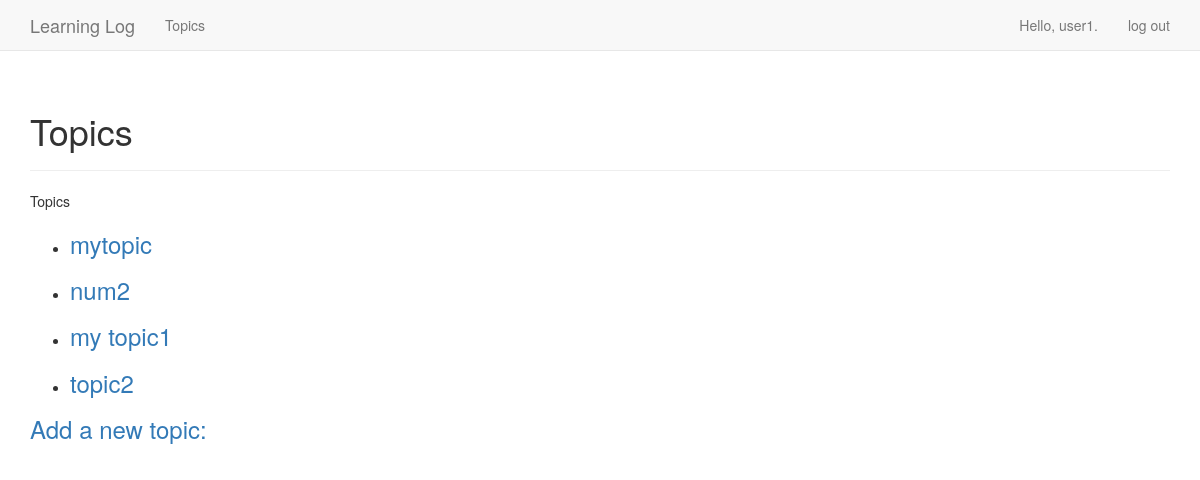
The page /topics/ (signed in) on the database its author committed.
### learn_logs/models.py (models this page shows)
class Topic(models.Model):
    text = models.CharField(max_length=200)
    date_added = models.DateTimeField(auto_now_add=True)
    owner = models.ForeignKey(User, on_delete=models.CASCADE)
    def __str__(self):
        if len(self.text) >= 50:
            return self.text[:50] + '...'
        else:
            return self.text

### learn_logs/views.py (the view)
# urls.py: url(r'^topics/$', views.topics, name='topics'),
@login_required
def topics(request):
    topics = Topic.objects.filter(owner=request.user).order_by('date_added')
    context = {'topics': topics}
    return render(request, 'learn_logs/topics.html', context)

### learn_logs/templates/learn_logs/topics.html
{% extends 'learn_logs/base.html' %}
{% block header %}
    <h1>Topics</h1>
{% endblock header %}
{% block content %}
<p>Topics</p>
<ul>
    {% for topic in topics %}
        <li>
            <h3>
                <a href="{% url 'learn_logs:topic' topic.id %}">{{ topic }}</a>
            </h3>
        </li>
    {% empty %}
        <li>No topics have been added yet.</li>
    {% endfor %}
</ul>
<h3><a href="{% url 'learn_logs:new_topic' %}">Add a new topic: </a></h3>
{% endblock content %}

### learn_logs/templates/learn_logs/base.html (shortened to what this page needs)
{% load bootstrap3 %}
<!DOCTYPE html>
<html lang='en'>
    <head>
        {% bootstrap_css %}
    </head>
    <body>
        <nav class="navbar navbar-default navbar-static-top">
            <div class="container">
                <div class="navbar-header">
                    <a class="navbar-brand" href="{% url 'learn_logs:index' %}">
                        Learning Log
                    </a>
                </div>
                <div id="navbar" class="navbar-collapse collapse">
                    <ul class="nav navbar-nav">
                        <li><a href="{% url 'learn_logs:topics' %}">Topics</a></li>
                    </ul>
                    <ul class="nav navbar-nav navbar-right">
                      {% if user.is_authenticated %}
                        <li><a>Hello, {{ user.username }}.</a></li>
                        <li><a href="{% url 'users:logout' %}">log out</a></li>
                      {% else %}
                        <li><a href="{% url 'users:register'%}">register</a></li>
                        <li><a href="{% url 'users:login'%}">log in</a></li>
                      {% endif %}
                    </ul>
                </div>
            </div>
        </nav>
        <div class="container">
            <div class="page-header">
                {% block header %}{% endblock header %}
            </div>
            <div>
                {% block content %}{% endblock %}
            </div>
        </div>
    </body>
</html>

### rows shown on the page
Topic: text "mytopic"
Topic: text "num2"
Topic: text "my topic1"
Topic: text "topic2"

### other values the page prints
{{ user.username }} "user1"
